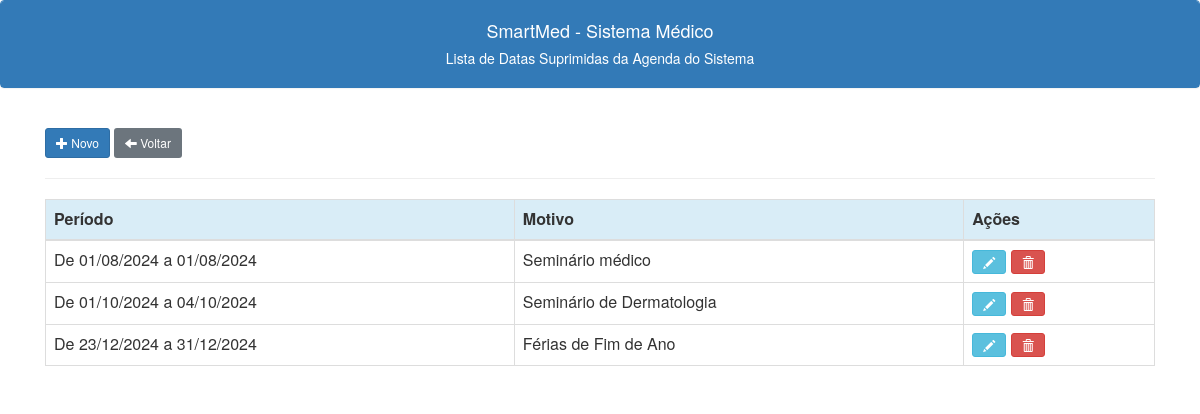
Page /agenda/datas_suprimidas_lista.php on the committed database.
### tables this page shows
CREATE TABLE IF NOT EXISTS `datas_suprimidas` (
  `id` int NOT NULL AUTO_INCREMENT,
  `data_inicio` date NOT NULL,
  `data_fim` date NOT NULL,
  `motivo` varchar(120) NOT NULL,
  PRIMARY KEY (`id`)
);

### agenda/datas_suprimidas_lista.php (the view, shortened to what this page needs)
<?php
include("../conexao.php");
include("../links.php");
?>
<!doctype html>
<html lang="en">
<head>
</head>
<body>
    <div class="panel panel-primary class">
        <div class="panel-heading text-center">
            <h4>SmartMed - Sistema Médico</h4>
            <h5>Lista de Datas Suprimidas da Agenda do Sistema<h5>
        </div>
    </div>
    <br>
    <div class="container -my5">
        <button type="button" class="btn btn-primary btn-sm" data-toggle="modal" data-target="#novaModal"><span class="glyphicon glyphicon-plus"></span>
            Novo
        </button>
        <a class="btn btn-secondary btn-sm" href="/smedweb/agenda/config_agenda.php"><span class="glyphicon glyphicon-arrow-left"></span> Voltar</a>
        <hr>
        <table class="table display table-bordered tabsuprimidas">
            <thead class="thead">
                <tr class="info">
                    <th scope="col">Período</th>
                    <th scope="col">Motivo</th>
                    <th scope="col">Ações</th>
                </tr>
            </thead>
            <tbody>
                <?php
                $c_sql = "SELECT * FROM datas_suprimidas ORDER BY datas_suprimidas.data_inicio";
                $result = $conection->query($c_sql);
                while ($c_linha = $result->fetch_assoc()) {
                    $c_dataini =  DateTime::createFromFormat('Y-m-d', $c_linha['data_inicio']);
                    $c_dataini = $c_dataini->format('d/m/Y');
                    $c_datafim =  DateTime::createFromFormat('Y-m-d', $c_linha['data_fim']);
                    $c_datafim = $c_datafim->format('d/m/Y');
                    $c_periodo = 'De ' . $c_dataini . ' a ' . $c_datafim;
                    echo  "
                    <tr>
                    <td style='display:none'>$c_linha[id]</td>
                    <td>$c_periodo</td>
                    <td>$c_linha[motivo]</td>
                    <td style='display:none'>$c_linha[data_inicio]</td>
                    <td style='display:none'>$c_linha[data_fim]</td>
                    <td>
                    <button class='btn btn-info btn-sm editbtn' data-toggle=modal' title='Editar Data Suprimida'><span class='glyphicon glyphicon-pencil'></span></button>
                    <a class='btn btn-danger btn-sm' title='Excluir Data Suprimida' href='javascript:func()'onclick='confirmacao($c_linha[id])'><span class='glyphicon glyphicon-trash'></span></a>
                    </td>
                    </tr>
                    ";
                }
                ?>
            </tbody>
        </table>
    </div>
</body>
</html>

### rows in the picture
datas_suprimidas: c_periodo "De 01/08/2024 a 01/08/2024", motivo "Seminário médico"
datas_suprimidas: c_periodo "De 01/10/2024 a 04/10/2024", motivo "Seminário de Dermatologia"
datas_suprimidas: c_periodo "De 23/12/2024 a 31/12/2024", motivo "Férias de Fim de Ano"
